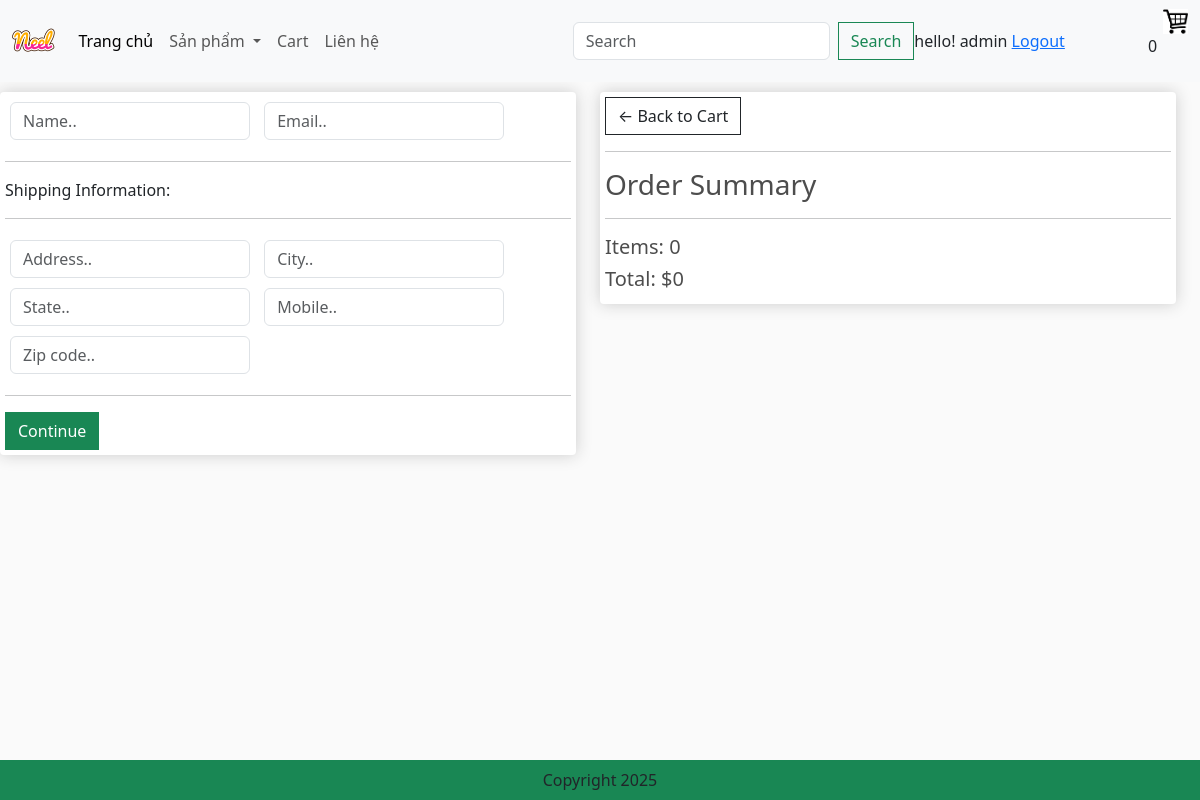
/checkout/ (signed in), run on an earlier commit of the app's database.
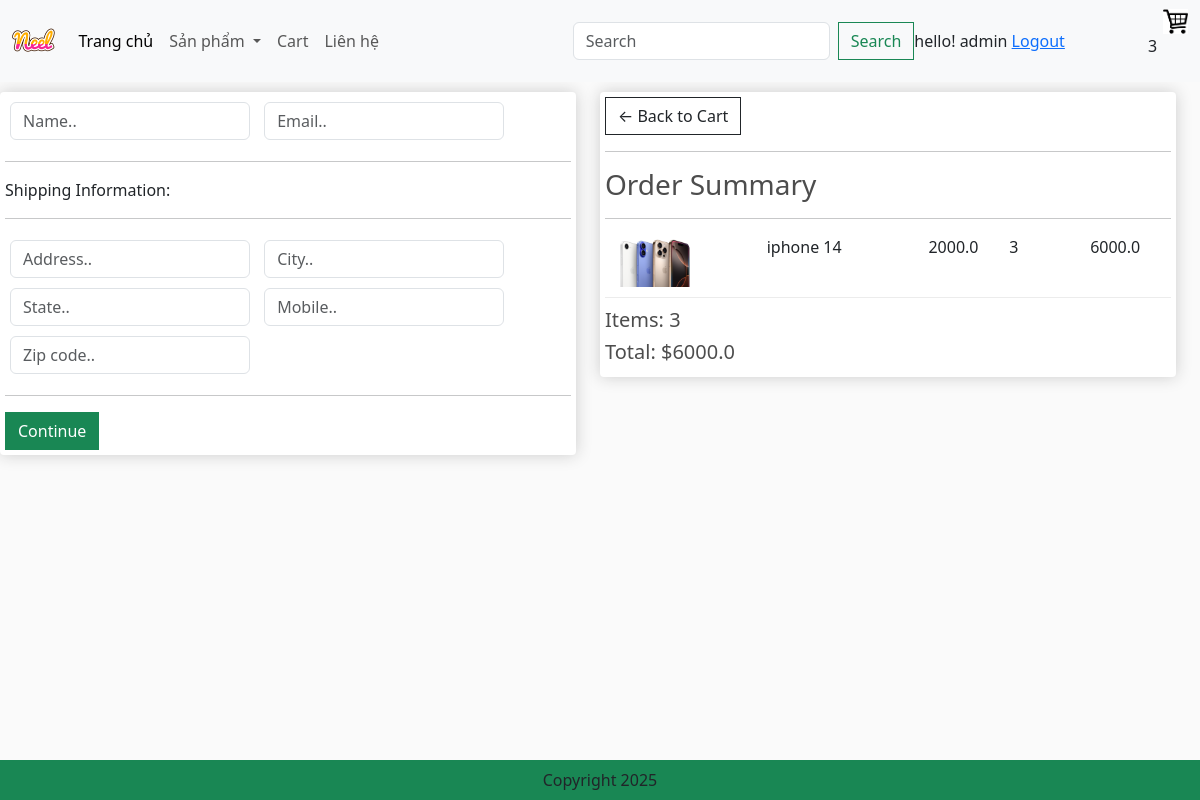
And on a later commit of the database.
### app/models.py (models this page shows, shortened)
class Order(models.Model):
    customer = models.ForeignKey(User,on_delete=models.SET_NULL,blank=True,null=True)
    date_order = models.DateTimeField(auto_now_add=True)
    complete = models.BooleanField(default=False,null=True,blank=False)
    transaction_id = models.CharField(max_length=200,null=True)
    @property
    def get_cart_items(self):
        orderitems = self.orderitem_set.all()
        total = sum([item.quantity for item in orderitems])
        return total
    def get_cart_total(self):
        orderitems = self.orderitem_set.all()
        total = sum([item.get_total for item in orderitems])
        return total

class OrderItem(models.Model):
    product = models.ForeignKey(Product,on_delete=models.SET_NULL,blank=True,null=True)
    order = models.ForeignKey(Order,on_delete=models.SET_NULL,blank=True,null=True)
    quantity = models.IntegerField(default=0,null=True,blank=True)
    date_added = models.DateTimeField(auto_now_add=True)
    @property
    def get_total(self):
        total = self.product.price * self.quantity
        return total

class Product(models.Model):
    category = models.ManyToManyField(Category,related_name='product')
    name = models.CharField(max_length=200,null=True)
    price = models.FloatField()
    digital = models.BooleanField(default=False,null=True,blank=False)
    image = models.ImageField(null=True,blank=True)
    detail = models.TextField(null=True,blank=True)
    @property
    def ImageURL(self):
        try:
            url = self.image.url
        except:
            url = ''
        return url

### app/views.py (the view)
# urls.py: path('checkout/', views.checkout, name="checkout"),
def checkout(request):
    if request.user.is_authenticated:
        customer = request.user
        order, created = Order.objects.get_or_create(customer = customer,complete=False)
        items = order.orderitem_set.all()
        cartItems = order.get_cart_items
        user_not_login = "hidden"
        user_login = "show"
    else:
        items = []
        order = {'get_cart_items':0, 'get_cart_total':0}
        cartItems = order.get_cart_items
        user_not_login = "show"
        user_login = "hidden"
    categories = Category.objects.filter(is_sub=False)
    context={'categories':categories,'items':items,'order':order,'cartItems':cartItems,'user_not_login':user_not_login,'user_login':user_login}
    return render(request, 'app/checkout.html',context)

### app/templates/app/checkout.html (shortened to what this page needs)
{% extends 'app/base.html' %}
{% load static %}
{% block content_checkout %}
     <div class="row" style='width:100%'>
		<div class="col-lg-6">
			<div class="box-element" id="form-wrapper">
				<form id="form">
					<div id="user-info">
						<div class="form-field">
							<input required class="form-control" type="text" name="name" placeholder="Name..">
						</div>
						<div class="form-field">
							<input required class="form-control" type="email" name="email" placeholder="Email..">
						</div>
					</div>
					<div id="shipping-info">
						<hr>
						<p>Shipping Information:</p>
						<hr>
						<div class="form-field">
							<input class="form-control" type="text" name="address" placeholder="Address..">
						</div>
						<div class="form-field">
							<input class="form-control" type="text" name="city" placeholder="City..">
						</div>
						<div class="form-field">
							<input class="form-control" type="text" name="state" placeholder="State..">
						</div>
						<div class="form-field">
							<input class="form-control" type="text" name="mobile" placeholder="Mobile..">
						</div>
						<div class="form-field">
							<input class="form-control" type="text" name="country" placeholder="Zip code..">
						</div>
					</div>
					<hr>
					<input id="form-button" class="btn btn-success btn-block" type="submit" value="Continue">
				</form>
			</div>
			<br>
		</div>
		<div class="col-lg-6">
			<div class="box-element">
				<a  class="btn btn-outline-dark" href="{% url 'cart' %}">&#x2190; Back to Cart</a>
				<hr>
				<h3>Order Summary</h3>
				<hr>
				{% for item in items  %}
				<div class="cart-row">
					<div style="flex:2"><img class="row-image" src="{{item.product.ImageURL}}"></div>
					<div style="flex:2"><p>{{item.product.name}}</p></div>
					<div style="flex:1"><p>{{item.product.price}}</p></div>
					<div style="flex:1"><p>{{item.quantity}}</p></div>
					<div style="flex:1"><p>{{item.get_total}}</p></div>
				</div>
				{% endfor %}
				<h5>Items: {{order.get_cart_items}}</h5>
				<h5>Total: ${{order.get_cart_total}}</h5>
			</div>
		</div>
	</div>
{% endblock content_checkout %}

### app/templates/app/base.html (shortened to what this page needs)
{% load static %}
<!DOCTYPE html>
<html>
    <head>
        <link href="https://cdn.jsdelivr.net/npm/bootstrap@5.3.6/dist/css/bootstrap.min.css" rel="stylesheet">
        <link href-"{% static 'app/css/style.css' %}" rel="stylesheet"/>
        <link href-"{% static 'app/css/owl.carousel.min.css' %}" rel="stylesheet"/>
        <link href-"{% static 'app/css/all.min.css' %}" rel="stylesheet"/>
        <link rel="stylesheet" type="text/css" href="{% static 'app/css/main.css' %}">
        <link rel="stylesheet" href="">
    </head>
    <body>
        <nav class="navbar navbar-expand-lg bg-body-tertiary">
            <div class="container-fluid">
                <a class="navbar-brand" href="{% url 'home' %}">
                    <img src=" {% static 'app/images/Neel.png' %} " with="50" height="50" />
                </a>
                <div class="collapse navbar-collapse" id="navbarSupportedContent">
                <ul class="navbar-nav me-auto mb-2 mb-lg-0">
                    <li class="nav-item">
                    <a class="nav-link active" aria-current="page" href="{% url 'home' %}">Trang chủ</a>
                    </li>
                    <li class="nav-item dropdown">
                    <a class="nav-link dropdown-toggle" href="#" role="button" data-bs-toggle="dropdown" aria-expanded="false">
                        Sản phẩm
                    </a>
                    </li>
                    <li class="nav-item">
                    <a class="nav-link" href="{% url 'cart' %}">Cart</a>
                    </li>
                    <li class="nav-item">
                    <a class="nav-link " href="#">Liên hệ</a>
                    </li>
                </ul>
                <form class="d-flex" role="search" method = POST action = "{% url 'search' %}">
                    <input class="form-control me-2" type="search" placeholder="Search" aria-label="Search" name="searched"/>
                    <button class="btn btn-outline-success" type="submit">Search</button>
                </form>
                </div>
                    <div class='form-inline my-2 my-lg-0' style = "visibility: {{user_login}}">
                        <span> hello! {{request.user}}</span>
                        <span><a href= "{% url 'logout' %}"> Logout</a></span>
                    </div>
                <div class='form-inline my-2 my-lg-0'>
                    <a href="{% url 'cart' %}"><img id ="cart-icon" src="{% static 'images/cart.png' %}"></a>
                    <p id='cart_total'>{{cartItems}}</p>
                </div>
            </div>
        </nav>
        {% block content_checkout %}{% endblock content_checkout %}
        <Footer class="container--fluid bg-success text-center fixed-bottom p-2 mt-5">
                Copyright 2025
        </footer>
    </body>
</html>

What changed in the data, as far as the page shows it:
added OrderItem: product.ImageURL (picture), product.name "iphone 14", product.price "2000.0", quantity "3", get_total "6000.0"
computed for Order: get_cart_items "0" → "3"; get_cart_total "0" → "6000.0"
Also different on the page:
{{ cartItems }}: "0" → "3"
